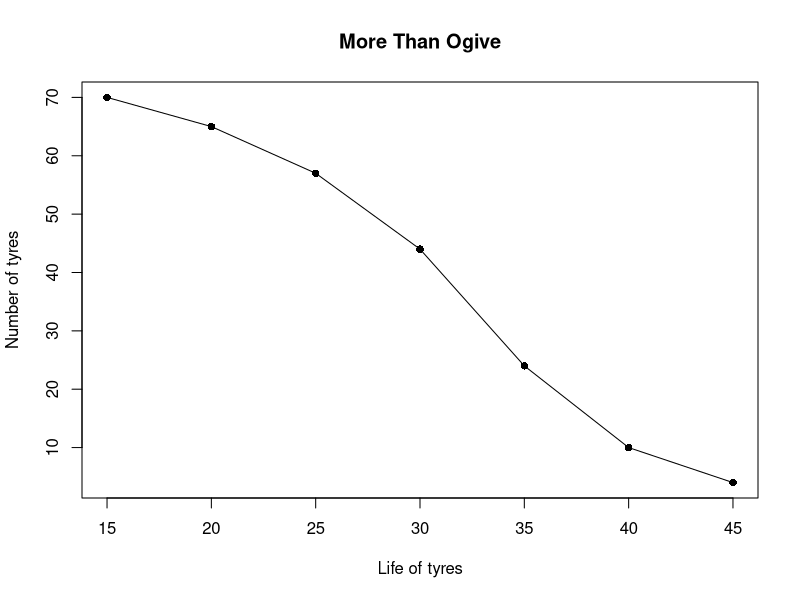

Generate this figure with R:
# More Than Ogive

x = seq(17.5, 47.5, 5)
w = 5
f = c(5,8,13,20,14,6,4)
lb = x - w/2
cf1 = rev(cumsum(rev(f)))
plot(lb, cf1, "l", xlab="Life of tyres", ylab="Number of tyres", main="More Than Ogive")
points(lb, cf1, pch=16)